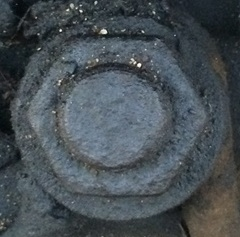
//> input picture 扣件中心提取/pic/lm.jpg, 240 x 237 px
$ ./lineFitting   (built with g++ and OpenCV 4)
//> lines starting //> are read from the running program, lines starting //| are printed output that depends on the picture
### 扣件中心提取/ContourDetecion.h
#pragma once
#include <opencv2/opencv.hpp>
#include <vector>
using namespace cv;
using namespace std;
class ContourDetecion
{
public:
	ContourDetecion(Mat&);
	~ContourDetecion();
	void GaborDirection(Mat& srcImg, Mat& dstImg, Mat& dirImg, double lamda1 = 3, double gama1 = 0.5, int size = 11, double sigmaRatio = 0.56);
	void GaborGenerator(Mat& gaborReal, Mat& gaborImag, double theta, double lamda1 = 3, double gama1 = 0.5, int size = 11, double sigmaRatio = 0.56);
	void GaborSuppression(Mat& srcImg, Mat& driImg, Mat& dstImg, int supSize = 31);
	Mat GaborEnergy(Mat& srcImg, Mat& dirImg, vector<Mat >& vGaborE, double lamda1 = 3, double gama1 = 0.5, int size = 11, double sigmaRatio = 0.56);
	void FacilitationEnergy(vector<Mat >& vGaborE, vector<Mat >& faciEnergy, Mat& maxGabor, Mat& dirImg, int size = 11);
	void FacProgress(Mat& srcImg, Mat& dstImg);
private:
	void MergeRI(Mat& srcImg, Mat& dstImg, Mat& real, Mat& Imag);
	Mat src;
	Mat dst;
	vector<Mat > vGaborEnergy;
};

### 扣件中心提取/Gabor.h
#pragma once
#include<opencv2/opencv.hpp>
using namespace cv;

class Gabor
{
public:
	Gabor();
	~Gabor();
	//void Gabor_kernel(Mat& src, Mat& dst, int size = 5, double theta = 0, double sigma_x = 1, double sigma_y = 3, double x = 0, double y = 0);
	void Gabor_kernel(Mat& src, Mat& dst, double theta = 0, double lamda1 = 3, double gama1 = 0.5, int size = 11, double phi1 = 0, double sigmaRatio = 0.56);
private:
	double x0 = 0;
	double y0 = 0;
	double theta = 0;
	double sigmax = 0.56*5;
	double sigmay =2*sigmax;
	int size = 11;
};

### 扣件中心提取/PostProgress.h
#pragma once
#include <opencv2/opencv.hpp>
#include <vector>
using namespace std;
using namespace cv;
class PostProgress
{
public:
	PostProgress();
	~PostProgress();
	//非极大值抑制
	void NMS(Mat& srcx, Mat& srcy, Mat& dst);
	//Sobel算子
	void mySobel(Mat& src, Mat& dst, Mat& dstx, Mat& dsty);
	//对轮廓进行多边形逼近，通过轮廓点数与多边形数目的比值来判定轮廓是否是噪声轮廓，依据轮廓的低曲率特性
	void RamerFunc(double* xdata, double* ydata, int beginpoint, int endpoint, int* ResultArray, int &Index, double th);
	//对轮廓进行排序，这一步应在多边形逼近之前进行，如果轮廓为进行排序，可能会导致逼近出现错误的结果
	void SortContours(vector<vector<Point> >& inCont, vector<vector<Point> >& outCont);
	//找出轮廓中的交叉点,返回交叉点的索引号；在所有模式中，只有T形模式的结构才是交叉点，共有8中T形模式
	void findCross(const vector<Point >& inCnt, vector<int >& crossIdx);
private:
	Point findEndPoints(vector<Point>&, int& );
	bool isNeigbour(Point & a, Point & b, int isFourNeig);
	bool isNeigbour(const Point & a, const Point & b);
	int distance(Point&, Point&);
	void splitContours(vector<Point >& srcConts, vector<vector<Point > >& dstCnt);//将含有多条交叉线的轮廓进行分解，使得每一条线轮廓没有分支;采用递归方式
	void removeRepeat(vector<Point>&);
	//找出没有交叉点的轮廓，轮廓从交叉点的一个邻域点开始跟踪，直到走到端点或者下一个交叉点
	void getSingleCnt(int beginPointIdx, vector<Point >& inCnt, int* isVisited, vector<Point >& outCnt);
};

### 扣件中心提取/PostProgress.cpp
#include "PostProgress.h"
#include <algorithm>

PostProgress::PostProgress()
{
}

PostProgress::~PostProgress()
{
}

// [1078 lines left out: functions MySobel, NMS, RamerFunc, SortContours, FindEndPoint, FindCrossPoint and 10 more, not called in this run]

### 扣件中心提取/lineFitting.cpp
#include "PostProgress.h"
#include <opencv2/opencv.hpp>
using namespace cv;
void main()
{
	Mat src = imread("pic/lm.jpg");
//> src is the input picture: 237 rows x 240 cols, CV_8UC3; mean B, G, R 85.3, 80, 71.7

	//pyrDown(src, src);
	//pyrDown(src, src);
	//imshow("src", src);

	Mat gray;
	cvtColor(src, gray, COLOR_BGR2GRAY);
	GaussianBlur(gray, gray, Size(3, 3), 1);
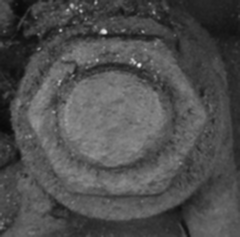
//> gray: 237 rows x 240 cols, CV_8UC1; min 9, max 236, mean 78.1

	Mat can;
	Canny(gray, can, 30, 80);
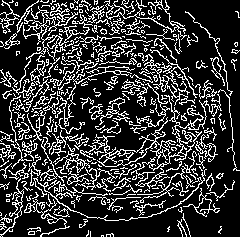
//> can: 237 rows x 240 cols, CV_8UC1; 21.6% white in thin lines or dots
	imshow("can", can);
	// [19 lines of commented-out code are left out]
	PostProgress postPro;
	vector<Point> vEndPoints;
//> (the run ends here: the program needs code that is not available in this run, at `postPro.FindEndPoint(can, vEndPoints);`)

$ run again, with 扣件中心提取/pic/01.jpg copied over 扣件中心提取/pic/lm.jpg
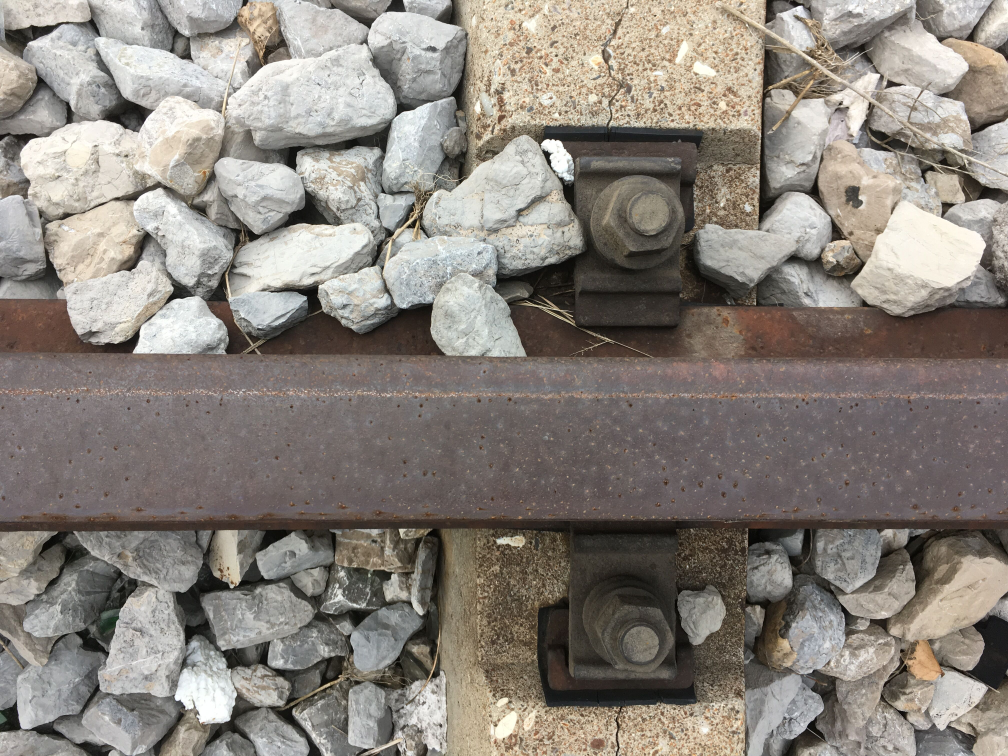
//> input picture 扣件中心提取/pic/01.jpg, 4032 x 3024 px (shown at 1/4 size)
//> src is the input picture: 3024 rows x 4032 cols, CV_8UC3; mean B, G, R 123.6, 130.8, 137.6
//> `cvtColor(src, gray, COLOR_BGR2GRAY);`:
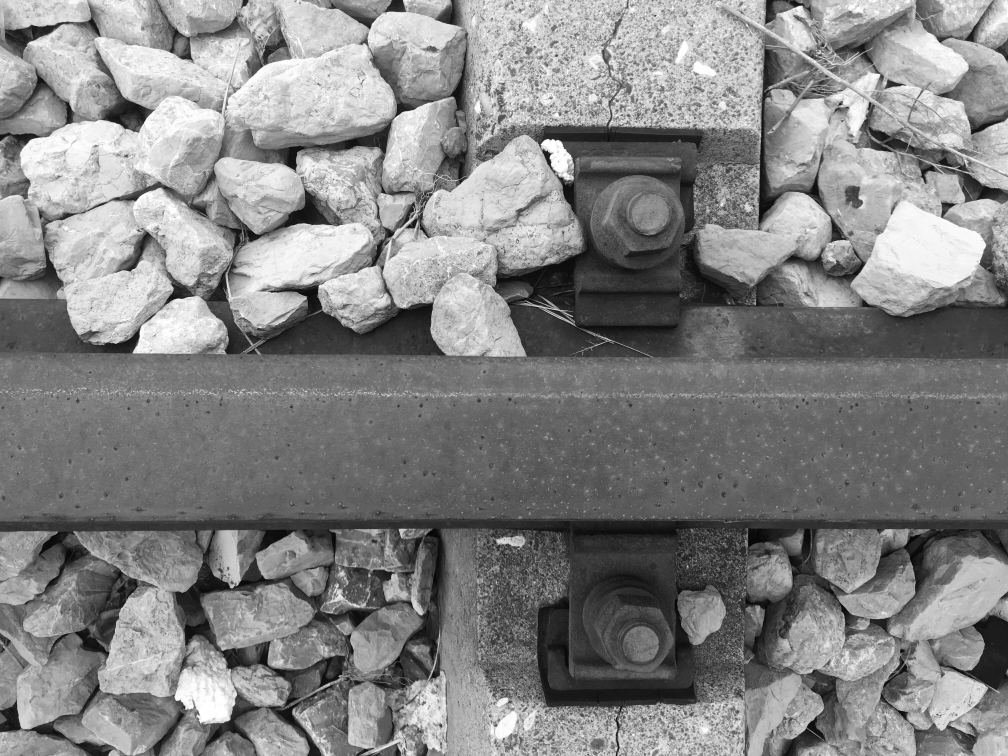
//> gray: 3024 rows x 4032 cols, CV_8UC1 (shown at 1/4 size); min 0, max 255, mean 132
//> `Canny(gray, can, 30, 80);`:
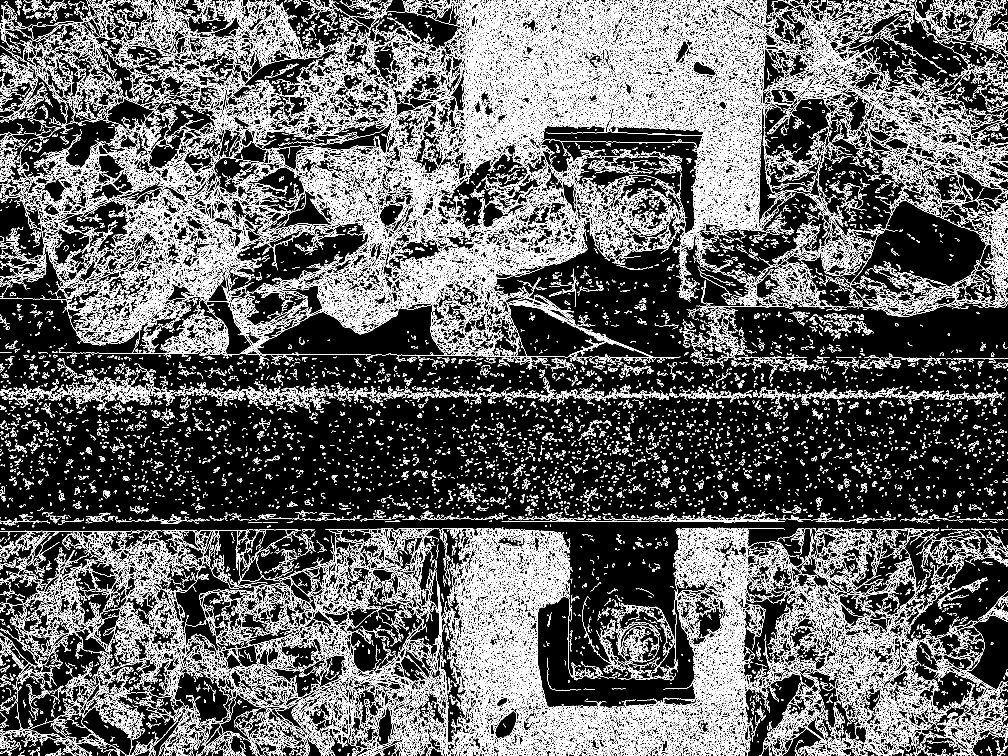
//> can: 3024 rows x 4032 cols, CV_8UC1 (shown at 1/4 size); 13.1% white in thin lines or dots

$ run again, with 扣件中心提取/pic/02.jpg copied over 扣件中心提取/pic/lm.jpg
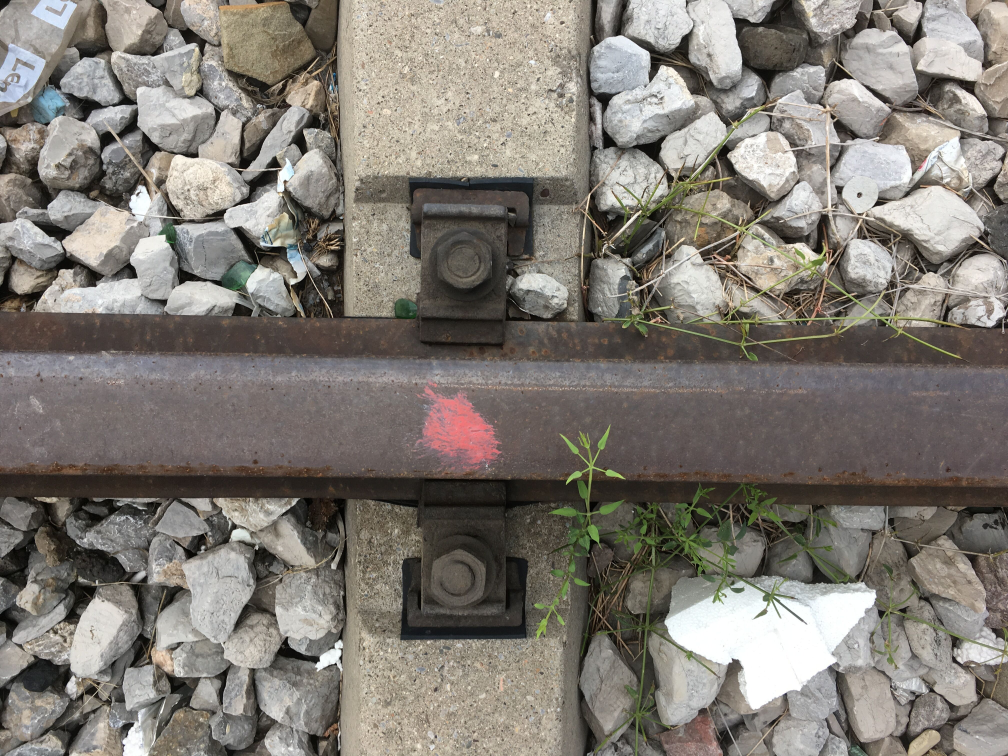
//> input picture 扣件中心提取/pic/02.jpg, 4032 x 3024 px (shown at 1/4 size)
//> src is the input picture: 3024 rows x 4032 cols, CV_8UC3; mean B, G, R 115.9, 123.1, 128.5
//> `cvtColor(src, gray, COLOR_BGR2GRAY);`:
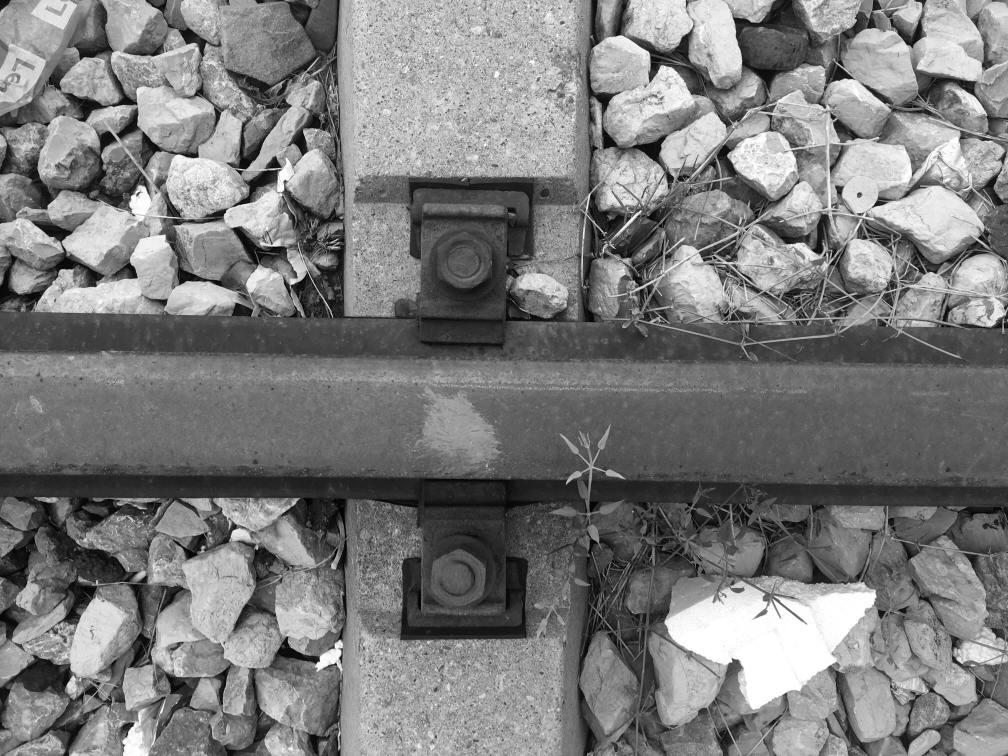
//> gray: 3024 rows x 4032 cols, CV_8UC1 (shown at 1/4 size); min 0, max 255, mean 123.9
//> `Canny(gray, can, 30, 80);`:
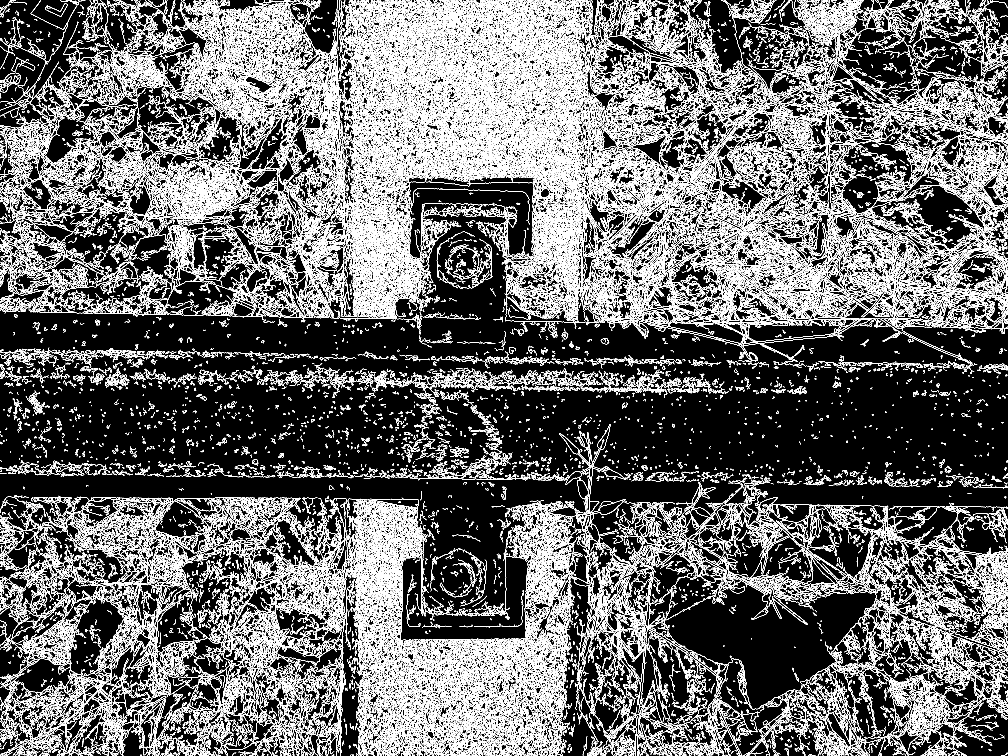
//> can: 3024 rows x 4032 cols, CV_8UC1 (shown at 1/4 size); 13.9% white in thin lines or dots
